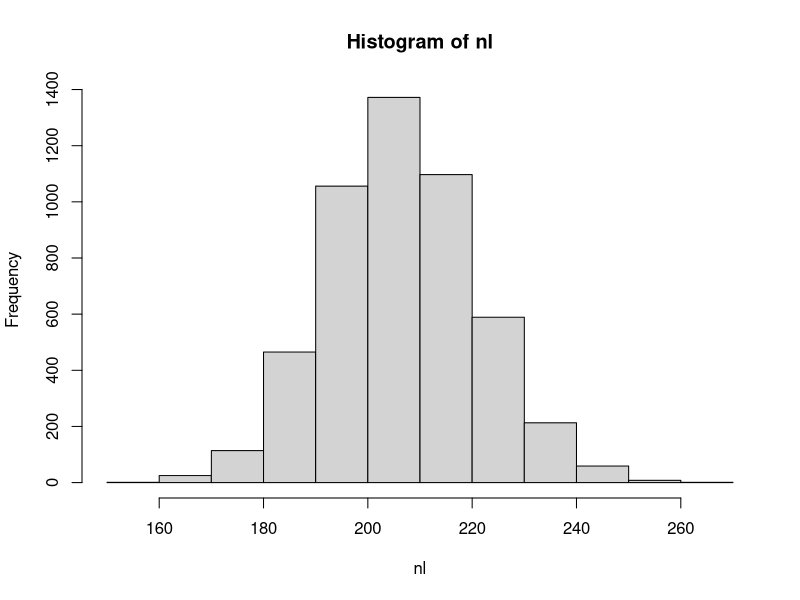
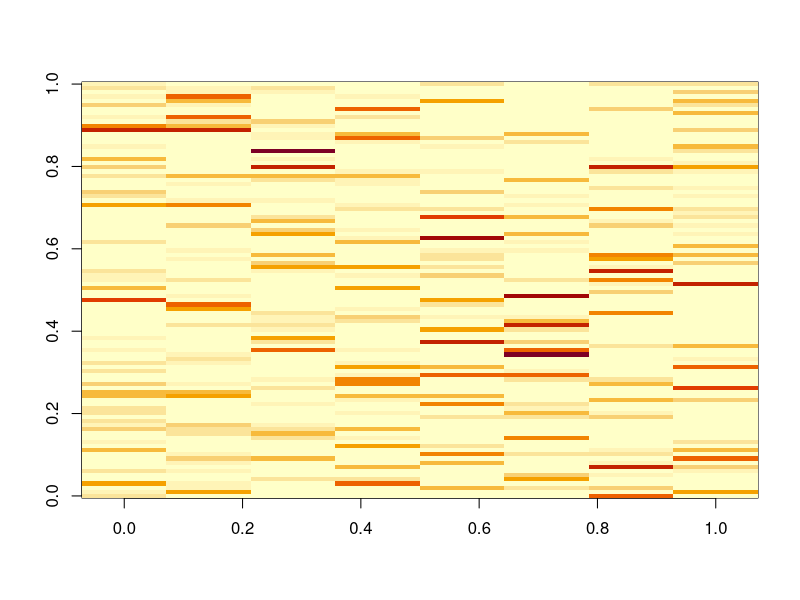
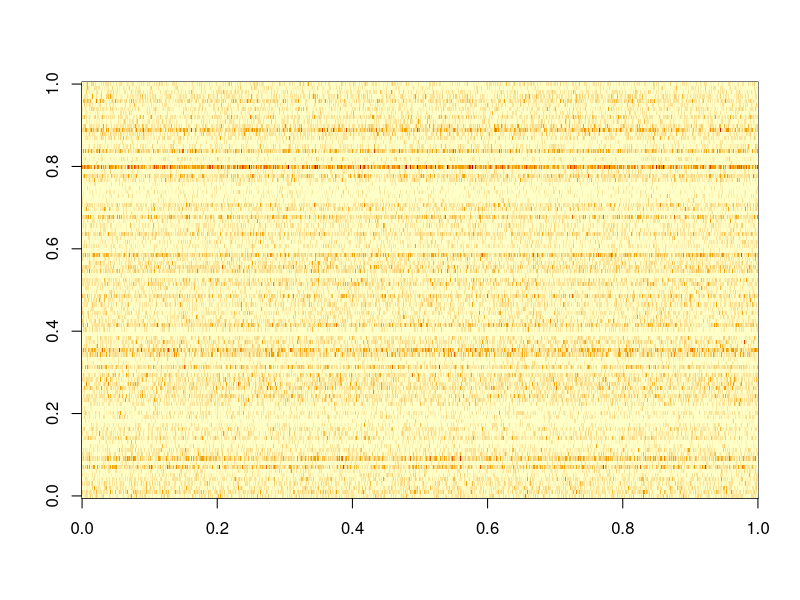
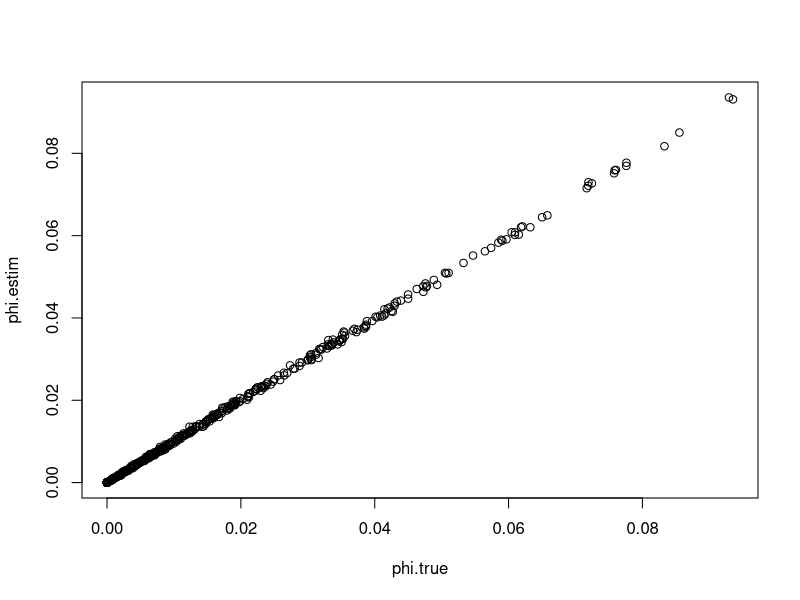

Write R code to recreate these figures, in order. (Note: this script raises an error after producing the figures.)
rm(list=ls(all=TRUE))
library(MCMCpack)
set.seed(5)

nloc=5000
nspp=100
ncommun=8

#parameters
lambda=runif(ncommun,min=10,max=40)

#get means
lambda1=matrix(lambda,nloc,ncommun,byrow=T)
media=lambda1; range(media)

#generate N_lk
nlk=matrix(NA,nloc,ncommun)
for (i in 1:ncommun){
  nlk[,i]=rpois(nloc,media[,i])
}
nl=apply(nlk,1,sum)
hist(nl)
sum(nl)

#generate phi  
tmp=rdirichlet(ncommun,alpha=rep(1,nspp))
for (i in 1:nspp){ #add some zeroes
  ind=sample(1:ncommun,size=ncommun/2)
  tmp[ind,i]=0
}
phi=tmp/matrix(rowSums(tmp),ncommun,nspp) #re-scale to make sure it sums to 1
round(phi[,1:20],2)
table(round(phi,2))

unique(rowSums(phi))
phi.true=phi
image(phi)

#generate actual observations y
y=matrix(NA,nloc,nspp)
nks=matrix(0,ncommun,nspp)
for (i in 1:nloc){
  tmp1=rep(0,nspp)
  for (k in 1:ncommun){
    tmp=rmultinom(1,size=nlk[i,k],prob=phi[k,])
    nks[k,]=nks[k,]+tmp
    tmp1=tmp1+tmp
  }
  y[i,]=tmp1
}
image(y)

#look at stuff to make sure it makes sense
phi.estim=nks/matrix(rowSums(nks),ncommun,nspp,)
plot(phi.true,phi.estim)
nks.true=nks

#export results
setwd('U:\\independent studies\\LDA explorations')
nome=paste('fake data',ncommun,'.csv',sep='')    
colnames(y)=paste('spp',1:nspp,sep='')
rownames(y)=paste('loc',1:nloc,sep='')
write.csv(y,nome,row.names=F)    
